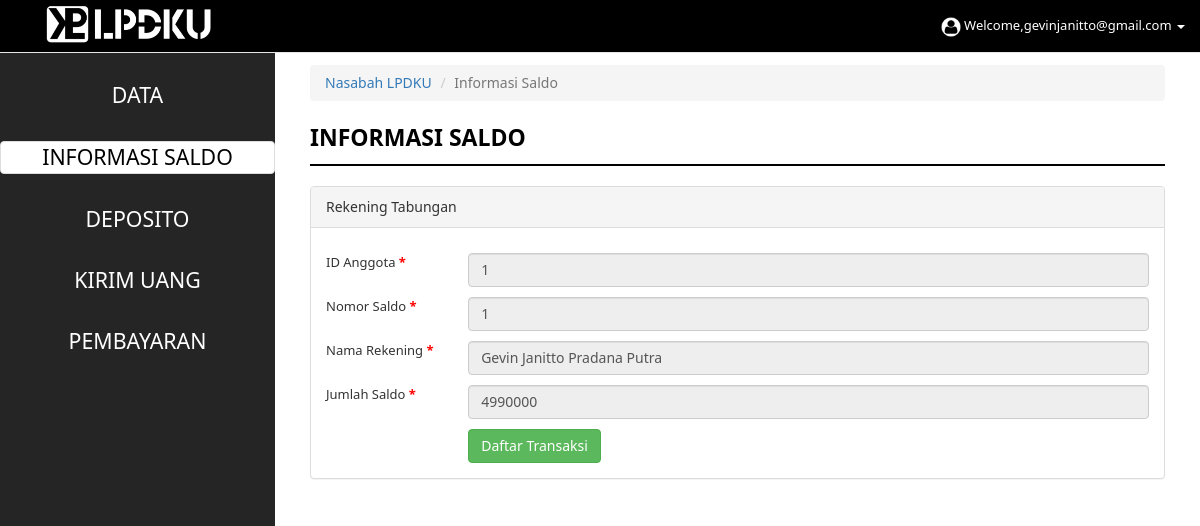
Screenshot of /nasabah/informasisaldo.php (signed in) with the database file from the repository.
### tables this page shows
CREATE TABLE `saldo` (
  `nomor_saldo` int(11) NOT NULL,
  `id_nsb` varchar(8) NOT NULL,
  `NoKTP` varchar(25) NOT NULL,
  `FotoKTP` varchar(50) NOT NULL,
  `total_saldo` int(9) NOT NULL,
  `pin_saldo` varchar(15) NOT NULL
);

CREATE TABLE `nasabah` (
  `id_nsb` int(8) NOT NULL,
  `nama_nsb` varchar(50) DEFAULT NULL,
  `email_nsb` varchar(40) NOT NULL,
  `telp_nsb` varchar(15) NOT NULL,
  `pekerjaan_nsb` varchar(30) NOT NULL,
  `alamat_nsb` varchar(50) NOT NULL,
  `kabkot_nsb` varchar(30) NOT NULL,
  `jk_nsb` varchar(20) NOT NULL,
  `tgllahir_nsb` date NOT NULL,
  `tmplahir_nsb` varchar(30) NOT NULL
);

### nasabah/informasisaldo.php (the view, shortened to what this page needs)
<!DOCTYPE html>
<html lang="en">
<head>
<link href="../css/bootstrap1.min.css" rel="stylesheet">
<link href="../css/simplesidebar.css" rel="stylesheet">
<link href="../css/stylee.css" rel="stylesheet">
</head>
<body>
<div id="wrapper">
<div id="sidebar-wrapper" style="padding-top:50px;">
  <div class="panel-group" id="accordion" role="tablist" aria-multiselectable="true">
  <div class="pinggir"><br>
     <a href="data.php" style="text-decoration:none; color:white;">DATA</a><br><br>
      <div class="panel panel-default" style="color:black">
     <a href="informasisaldo.php" style="text-decoration:none; color:black;">INFORMASI SALDO</a></div><br>
          <a href="deposito.php" style="text-decoration:none; color:white;">DEPOSITO</a><br><br>
     <a href="kirimuanglpd.php" style="text-decoration:none; color:white;">KIRIM UANG</a><br>
     <div>
        <br><a style="text-decoration:none; color:white;" class="collapsed" data-toggle="collapse" href="#collapseTwo">PEMBAYARAN<br></a>
     </div>
  </div>
  </div>
</div>
<div id="page-content-wrapper">
<div class="container-fluid">
<ol class="breadcrumb">
  <li><a href="informasisaldo.php">Nasabah LPDKU</a></li>
  <li class="active">Informasi Saldo</li>
</ol>
<div class="row">
    <div class="col-lg-12 col-md-12 col-sm-12 col-xs-12">
    <p style="font-size:23px;color:#000000;"><b></span> INFORMASI SALDO</b></p>
    <hr style="border:1px solid #000000;padding:0;margin:0px 0px 20px 0px;">
    </div>
</div>
    <?php
    include "../proses/cek.php";
    $email=$_SESSION['email_user'];
    $sql = mysqli_query($conn, "SELECT * FROM nasabah INNER JOIN saldo ON nasabah.id_nsb=saldo.id_nsb WHERE nasabah.email_nsb='$email'");
    $row = mysqli_fetch_assoc($sql);
    ?>
  <div class="row">
  <div class="col-lg-12 col-md-12 col-sm-12 col-xs-12">
  <div class="panel panel-default">
  <div class="panel-heading">Rekening Tabungan</div>
  <div class="panel-body">
         <div class="row" style="margin-top:10px;font-size:13px;">
             <div class="col-lg-2 col-md-2 col-sm-12 col-xs-12">
              ID Anggota <font color="red"><b>*</b></font>
            </div>
            <div class="col-lg-10 col-md-10 col-sm-12 col-xs-12">
              <input type="text" class="form-control" value="<?php echo $row['id_nsb']; ?>"readonly>
            </div>
        </div>
        <div class="row" style="margin-top:10px;font-size:13px;">
        <div class="col-lg-2 col-md-2 col-sm-12 col-xs-12">
            Nomor Saldo <font color="red"><b>*</b></font>
          </div>
          <div class="col-lg-10 col-md-10 col-sm-12 col-xs-12">
            <input type="text" class="form-control" value="<?php echo $row['nomor_saldo']; ?>"readonly>
          </div>
        </div>
        <div class="row" style="margin-top:10px;font-size:13px;">
        <div class="col-lg-2 col-md-2 col-sm-12 col-xs-12">
            Nama Rekening <font color="red"><b>*</b></font>
          </div>
          <div class="col-lg-10 col-md-10 col-sm-12 col-xs-12">
            <input type="text" class="form-control" value="<?php echo $row['nama_nsb']; ?>"readonly>
          </div>
        </div>
        <div class="row" style="margin-top:10px;font-size:13px;">
          <div class="col-lg-2 col-md-2 col-sm-12 col-xs-12">
            Jumlah Saldo <font color="red"><b>*</b></font>
          </div>
          <div class="col-lg-10 col-md-10 col-sm-12 col-xs-12">
            <input type="text" class="form-control" value="<?php echo $row['total_saldo']; ?>"readonly>
          </div>
        </div>
      <div class="row" style="margin-top:10px;font-size:13px;">
      <div class="col-lg-5 col-md-5 col-sm-12 col-xs-12 col-lg-offset-2 col-md-offset-2">
          <input class="btn btn-md btn-success collapsed" type="submit" value="Daftar Transaksi" href="#daftransaksi" data-toggle="collapse" aria-expanded="false">
        </div>
      </div>
    </div>
  </div>
                  <?php
                  $email=$_SESSION['email_user'];
                  ?>
  </div>
</div>
</div>
  <nav class="navbar navbar-default navbar-fixed-top" id="navbar-color" style="font-size:13px;">
    <div class="container-fluid">
      <div class="navbar-header">
        <div style="margin-left:20px;"><a href="#menu-toggle" id="menu-toggle"><img src="../images/logo1.png" widht="200" height="50"></a></div>
      </div>
      <div class="collapse navbar-collapse" id="myNavbar">
        <ul class="nav navbar-nav navbar-right">
          <li ><a href="#" id="navbar-color"><span id="clock"></span> </a></li>
          <li class="dropdown">
            <a class="dropdown-toggle" data-toggle="dropdown" href="#" id="navbar-color"><img src="../images/3.png" width="20" height="20"> Welcome,<?php echo $email; ?> <span class="caret"></span></a>
          </li>
        </ul>
      </div>
    </div>
  </nav>
</div>
</div>
</body>
</html>

### css/simplesidebar.css (style rules this page uses)
#wrapper { padding-left: 0; -webkit-transition: all 0.5s ease; -moz-transition: all 0.5s ease; -o-transition: all 0.5s ease; transition: all 0.5s ease; }
#sidebar-wrapper { z-index: 1000; position: fixed; left: 275px; width: 0; height: 100%; margin-left: -275px; overflow-y: auto; background: #252525; -webkit-transition: all 0.5s ease; -moz-transition: all 0.5s ease; -o-transition: all 0.5s ease; transition: all 0.5s ease; }
#page-content-wrapper { width: 100%; position: absolute; padding: 15px; }
@media (min-width:768px) { #wrapper { padding-left: 275px; } }
@media (min-width:768px) { #sidebar-wrapper { width: 275px; } }
@media (min-width:768px) { #page-content-wrapper { padding: 20px; position: relative; } }

### css/stylee.css (style rules this page uses)
.pinggir { font-size: 16pt; font-family:"Segoe UI"; text-align: center; color: white; }
* { font-family:"Segoe UI"; }
a { text-decoration:none !important; }
a { text-decoration: none important!; }
.navbar-fixed-top .nav { padding: 0px 0px 0px 0px; }
#navbar-color { background: #000000; color:#fff; }

### rows the page displays
saldo: id_nsb "1", nomor_saldo "1", id_nsb.nama_nsb "Gevin Janitto Pradana Putra", total_saldo "4990000"

### other values shown
$email "gevinjanitto@gmail.com"
